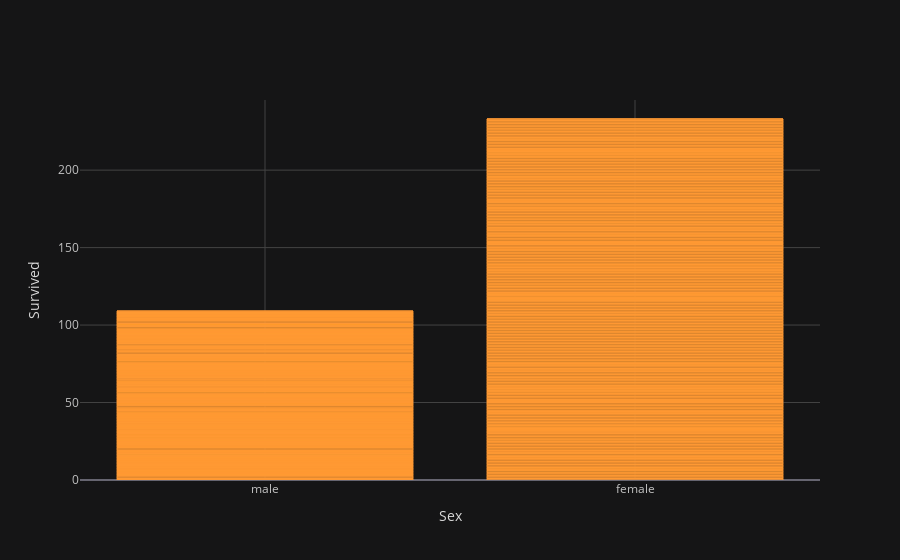

This figure's notebook cell:
### Code cell
df2.iplot(x='sex', y='survived', kind='bar', xTitle='Sex', yTitle='Survived')

### Figure 1 — Plotly figure (JSON) as saved in the notebook; plotly's stock layout.template omitted (floating-point values rounded to 4 significant figures; data arrays with more than 128 entries replaced by an {"elided": "..."} marker saying what was removed)
{"data": [{"marker": {"color": "rgba(255, 153, 51, 0.6)", "line": {"color": "rgba(255, 153, 51, 1.0)", "width": 1}}, "name": "survived", "orientation": "v", "text": "", "type": "bar", "x": {"elided": "891 str values"}, "y": {"elided": "891 int values"}}], "layout": {"legend": {"bgcolor": "#151516", "font": {"color": "#D9D9D9"}}, "paper_bgcolor": "#151516", "plot_bgcolor": "#151516", "title": {"font": {"color": "#D9D9D9"}}, "xaxis": {"gridcolor": "#434343", "showgrid": true, "tickfont": {"color": "#C2C2C2"}, "title": {"font": {"color": "#D9D9D9"}, "text": "Sex"}, "zerolinecolor": "#666570"}, "yaxis": {"gridcolor": "#434343", "showgrid": true, "tickfont": {"color": "#C2C2C2"}, "title": {"font": {"color": "#D9D9D9"}, "text": "Survived"}, "zerolinecolor": "#666570"}}}
